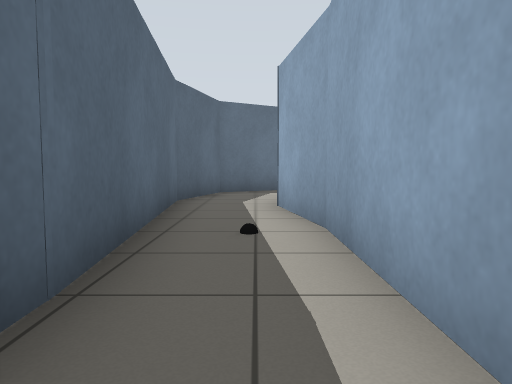
[1] (above)

16 first-person views from a walk through a robot-simulator world made for Gazebo. The camera is 0.72 m above the floor, tilts 4° down and sees 70° across. The floor is counted in squares, 1 m on a side. Each view is taken from the middle of a square. On the plan, view 1 faces up. The plan holds only what a view shows up to about 11 squares ahead; the rest is blank.

[2]
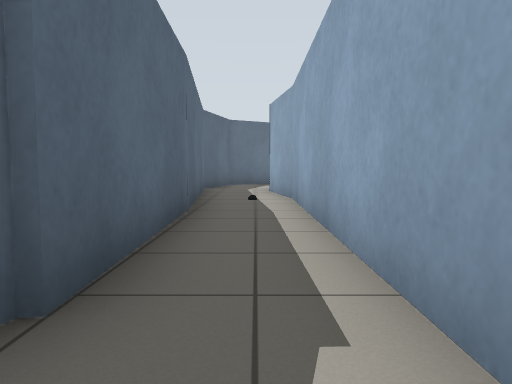

[3]
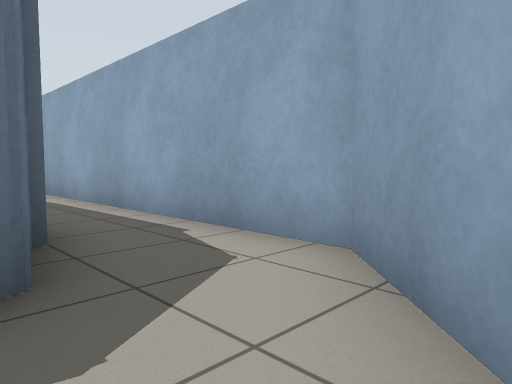

[4]
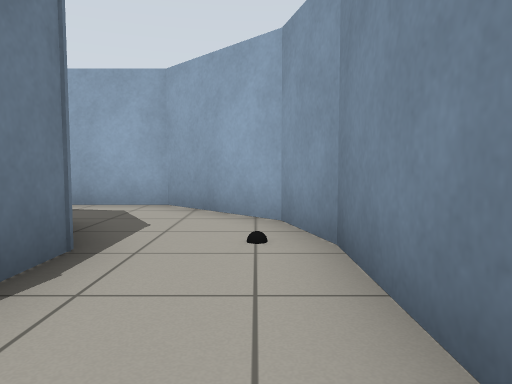

[5]
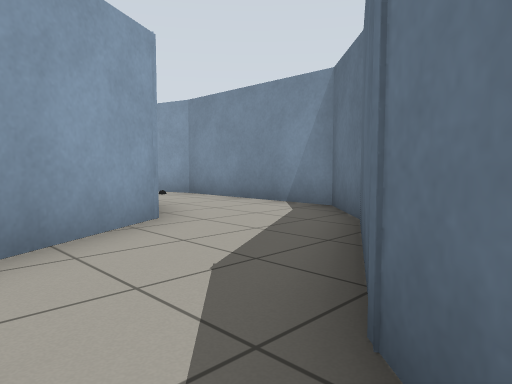

[6]
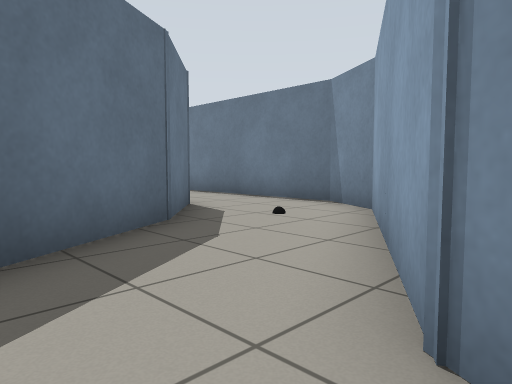

[7]
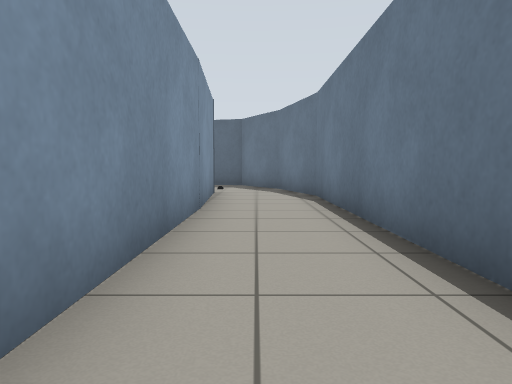

[8]
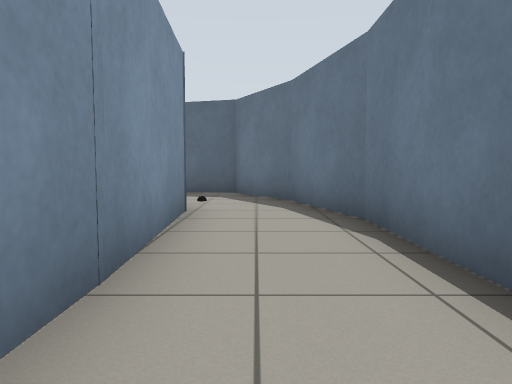

[9]
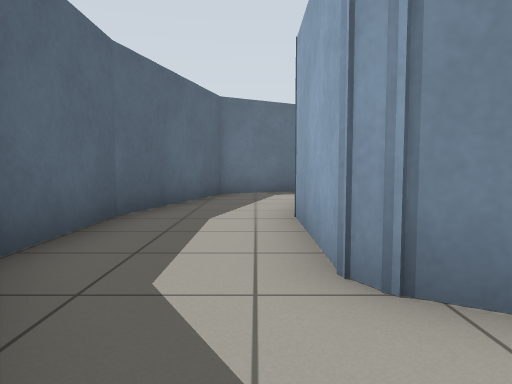

[10]
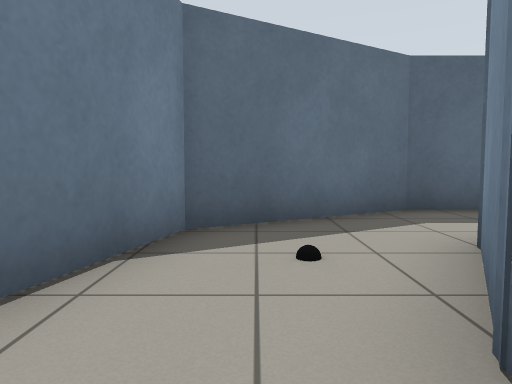

[11]
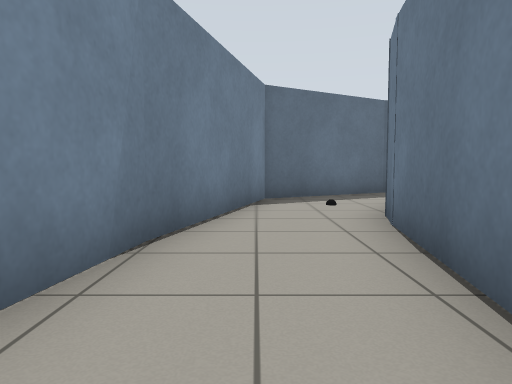

[12]
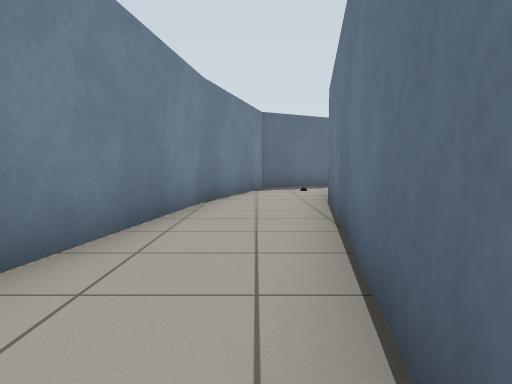

[13]
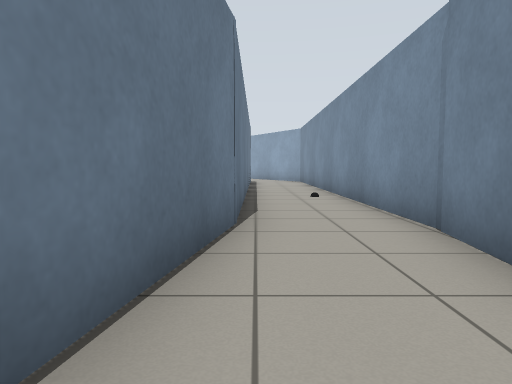

[14]
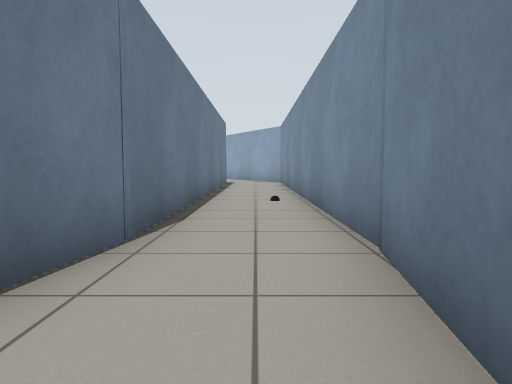

[15]
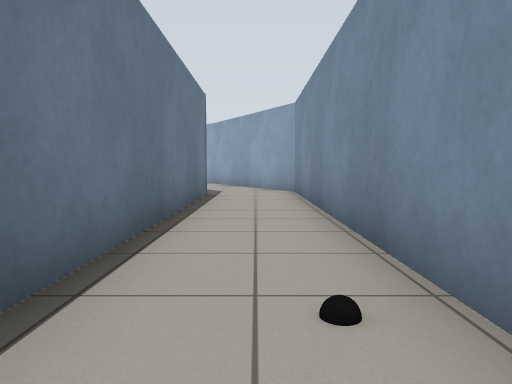

[16]
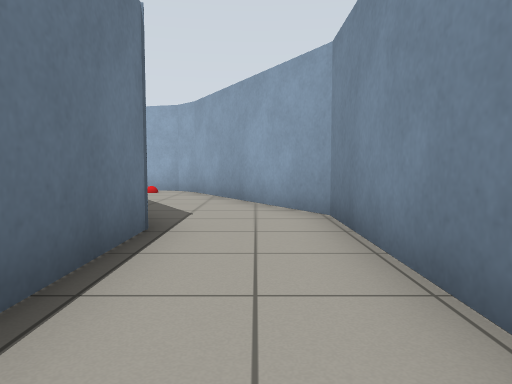

### Floor plan
Ten units are one square. View 1 is at (0, 0); x grows to the right and y downward. Boxes are objects, and circles mark ways between rooms. Rooms are numbered by the first view taken in them; rooms with no view inside come last. Other rooms are left out.
<svg viewBox="-258 -48 333 184">
<path fill="none" stroke="#000" d="M-11 22 -15 37M0 52 8 44 8 -43M-12 -35 -10 24M-118 10 -103 24 -85 55M-86 54 -72 67 -26 67M-61 38 -65 36 -90 -7 -103 -15 -200 -15M-28 44 -39 44M-28 68 -12 63 0 52M-199 -15 -217 -10M-209 10 -122 10M-212 92 -234 79M-203 94 -214 91M-196 120 -177 123M-232 80 -234 77M-174 98 -206 93M-253 87 -241 108 -194 121M3 107 -116 107M-113 108 -174 98M-120 131 14 131 62 103 68 97 70 87M-177 123 -119 131"/>
<rect x="-105" y="5" width="10" height="10" fill="#bbb"><title>other object</title></rect>
<rect x="-35" y="55" width="10" height="10" fill="#bbb"><title>black ball</title></rect>
<rect x="-235" y="95" width="10" height="10" fill="#bbb"><title>black ball</title></rect>
<rect x="-75" y="115" width="10" height="10" fill="#bbb"><title>black ball</title></rect>
<rect x="55" y="85" width="10" height="10" fill="#bbb"><title>other object</title></rect>
<circle cx="-10" cy="40" r="3" fill="#2a7"/>
<circle cx="-170" cy="110" r="3" fill="#2a7"/>
<text x="0" y="10">1</text>
<text x="-100" y="20">2</text>
<text x="-210" y="100">3</text>
<text x="-50" y="110">4</text>
</svg>
Room 1 opens to room 2. Room 3 opens to room 4.

Where each view was taken, in squares from view 1:
view 1: 0 up, 0 right, facing up
view 2: 4 down, 0 right, facing up
view 3: 6 down, 2 left, facing up-right
view 4: 6 down, 6 left, facing right
view 5: 1 down, 11 left, facing down-right
view 6: 5 down, 6 left, facing up-left
view 7: 0 up, 11 left, facing left
view 8: 0 up, 15 left, facing left
view 9: 10 down, 24 left, facing up
view 10: 10 down, 20 left, facing left
view 11: 11 down, 16 left, facing left
view 12: 11 down, 12 left, facing left
view 13: 11 down, 16 left, facing right
view 14: 12 down, 15 left, facing right
view 15: 12 down, 9 left, facing right
view 16: 12 down, 4 left, facing right
